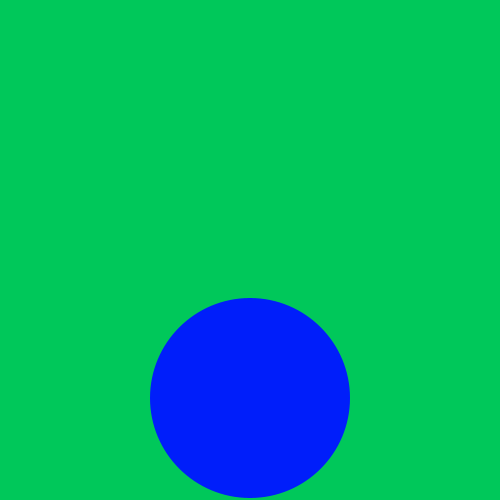
Frame 1 (no input)
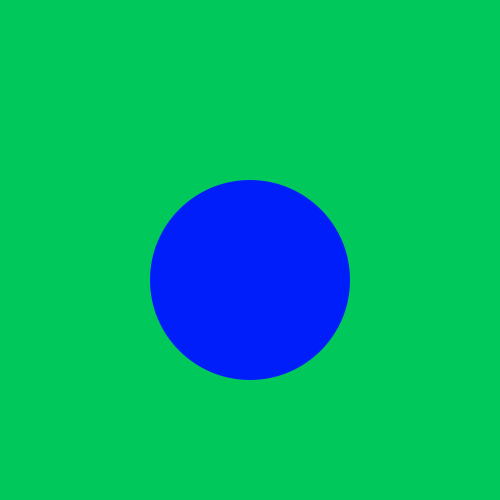
Frame 60 (the mouse pressed at the canvas centre just before this capture)
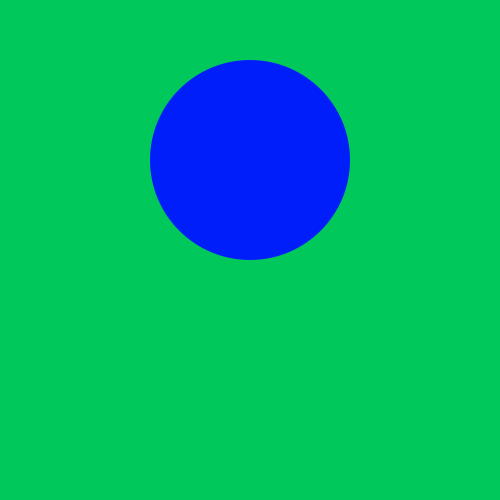
Frame 120 (the mouse held since frame 60 and released just before this capture)

The Processing sketch that drew these frames (run headless with seeded random() and noise(); from frame 60 on, the mouse is pressed at the canvas centre):

// Processing sketch: bb_no_flicker
// ── bb_no_flicker.pde
int eSize = 200;
float yPos,xPos, eWidth, eHeight;
int inc = -2;
int bounceInc = 1;
int bounceMax = 12;
boolean squeeze;
boolean unsqueeze ;

void setup() {
 size(500,500);
 smooth();
 noStroke();
 yPos = height-(eSize/2);
 xPos = width/2;
 eHeight = eSize;
 eWidth = eSize;
 squeeze = false;
 unsqueeze = false;
 fill(0,30,250);
}

void draw() {
 background(0, 200, 90);
 if (squeeze) {
   if (bounceInc < bounceMax) {
     yPos += inc;
     eWidth += abs(inc);
     eHeight -= abs(inc)*3;
     //ellipse(xPos, yPos, eWidth, eHeight);
     bounceInc++;
   } else { //bounceInc == bounceMax
     inc = -1*inc;
     squeeze = false;
     unsqueeze = true;
   }
 } else if (unsqueeze) {
   if (bounceInc > 1) {
     yPos += inc;
     eWidth -= abs(inc);
     eHeight += abs(inc)*3;
     //ellipse(xPos, yPos, eWidth, eHeight);
     bounceInc--;
   } else {
    unsqueeze = false; 
   }
 } else {
   //ellipse(xPos, yPos, eWidth, eHeight);
   yPos += inc;
   
   if (yPos == eSize/2 || yPos == (height-eSize/2)) {
      squeeze = true; 
   }
 }
 ellipse(xPos, yPos, eWidth, eHeight);
}
